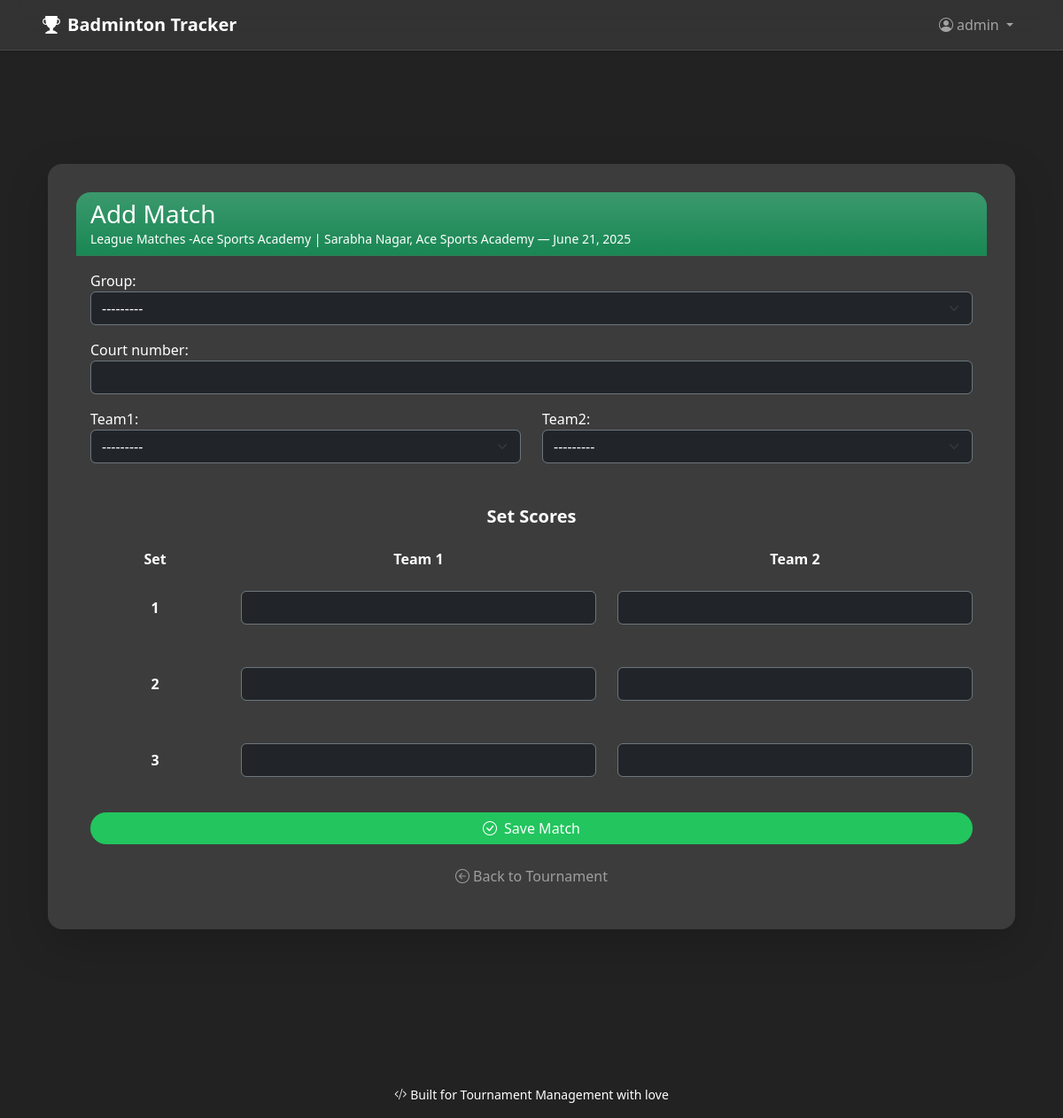
Screenshot of /badminton/tournament/3/match/add/ (signed in) with the database file from the repository.
### badminton/models.py (models this page shows, shortened)
class Tournament(models.Model):
    name = models.CharField(max_length=100)
    place = models.CharField(max_length=100)
    date = models.DateField()

### badminton/views.py (the view)
# urls.py: path('tournament/<int:tournament_id>/match/add/', views.add_match, name='add_match'),
@login_required
@user_passes_test(is_organiser_or_manager)
def add_match(request, tournament_id):
    tournament = get_object_or_404(Tournament, id=tournament_id)
    if request.method == 'POST':
        form = MatchForm(request.POST, tournament=tournament)
        if form.is_valid():
            match = form.save()
            update_points_table(match.group)
            return redirect('tournament_detail', tournament_id=tournament.id)
    else:
        form = MatchForm(tournament=tournament)
    return render(request, 'add_match.html', {'form': form, 'tournament': tournament})

### badminton/forms.py (shortened to what this page needs)
class MatchForm(forms.ModelForm):
    class Meta:
        model = Match
        fields = [
            'group', 'court_number',
            'team1', 'team2',
            'set1_team1', 'set1_team2',
            'set2_team1', 'set2_team2',
            'set3_team1', 'set3_team2'
        ]
    def __init__(self, *args, **kwargs):
        tournament = kwargs.pop('tournament', None)
        super().__init__(*args, **kwargs)
        if tournament:
            self.fields['group'].queryset = Group.objects.filter(tournament=tournament)
            self.fields['team1'].queryset = Team.objects.none()
            self.fields['team2'].queryset = Team.objects.none()
        for field in self.fields.values():
            field.widget.attrs.update({'class': 'form-control'})

### badminton/models.py (called while the page is built)
    def __str__(self):
        return f"Group {self.name} - {self.tournament.name}"

### badminton/views.py (called while the page is built)
def is_organiser(user):
    return user.is_superuser or user.groups.filter(name='Tournament Organisers').exists()

def is_organiser_or_manager(user):
    return is_organiser(user) or is_manager(user)

### badminton/templates/add_match.html (shortened to what this page needs)
{% extends 'base.html' %}
{% load static %}
{% load widget_tweaks %}
{% block content %}
<div class="container mt-5 mb-5">
  {% if perms.badminton.add_match %}
    <div class="card shadow-lg glass-card border-0 text-white rounded-4">
      <div class="card-header bg-success bg-gradient text-white text-start rounded-top-4">
        <h3 class="mb-0">
          Add Match
        </h3>
        <p class="mb-0 small">{{ tournament.name }} | {{ tournament.place }} — {{ tournament.date }}</p>
      </div>
      <div class="card-body">
        <form method="post" id="matchForm" novalidate>
          <div class="mb-3">
            {{ form.group.label_tag }}
            {{ form.group|add_class:"form-select bg-dark text-white border-secondary"|attr:"id:id_group" }}
          </div>
          <div class="mb-3">
            {{ form.court_number.label_tag }}
            {{ form.court_number|add_class:"form-control bg-dark text-white border-secondary" }}
          </div>
          <div class="row mb-4">
            <div class="col-md-6">
              {{ form.team1.label_tag }}
              {{ form.team1|add_class:"form-select bg-dark text-white border-secondary"|attr:"id:id_team1" }}
            </div>
            <div class="col-md-6">
              {{ form.team2.label_tag }}
              {{ form.team2|add_class:"form-select bg-dark text-white border-secondary"|attr:"id:id_team2" }}
            </div>
          </div>
          <div class="mt-5">
            <h5 class="text-center fw-bold mb-4">Set Scores</h5>
            <div class="row text-center fw-bold mb-2">
              <div class="col-2">Set</div>
              <div class="col-5" id="team1Name">Team 1</div>
              <div class="col-5" id="team2Name">Team 2</div>
            </div>
            {% for i in "123"|make_list %}
              <div class="row align-items-center mb-3 glass-subcard py-3 rounded-3">
                <div class="col-2 text-center"><strong>{{ i }}</strong></div>
                <div class="col-5">
                  {% if i == "1" %}{{ form.set1_team1|add_class:"form-control bg-dark text-white border-secondary" }}
                  {% elif i == "2" %}{{ form.set2_team1|add_class:"form-control bg-dark text-white border-secondary" }}
                  {% elif i == "3" %}{{ form.set3_team1|add_class:"form-control bg-dark text-white border-secondary" }}
                  {% endif %}
                </div>
                <div class="col-5">
                  {% if i == "1" %}{{ form.set1_team2|add_class:"form-control bg-dark text-white border-secondary" }}
                  {% elif i == "2" %}{{ form.set2_team2|add_class:"form-control bg-dark text-white border-secondary" }}
                  {% elif i == "3" %}{{ form.set3_team2|add_class:"form-control bg-dark text-white border-secondary" }}
                  {% endif %}
                </div>
              </div>
            {% endfor %}
          </div>
          <div class="d-grid mt-4">
            <button type="submit" class="btn btn-success btn-glow rounded-pill">
              <i class="bi bi-check-circle me-2"></i>Save Match
            </button>
          </div>
        </form>
        <div class="text-center mt-4">
          <a href="{% url 'tournament_detail' tournament.id %}" class="text-white-50 text-decoration-none">
            <i class="bi bi-arrow-left-circle me-1"></i>Back to Tournament
          </a>
        </div>
      </div>
    </div>
  {% else %}
    <div class="alert alert-danger text-center mt-4">
      <strong>Access Denied:</strong> You do not have permission to add matches.
    </div>
  {% endif %}
</div>
{% endblock %}

### badminton/templates/base.html (shortened to what this page needs)
{% load static %}
<!DOCTYPE html>
<html lang="en">
<head>
  <link href="https://cdn.jsdelivr.net/npm/bootstrap@5.3.3/dist/css/bootstrap.min.css" rel="stylesheet">
  <link rel="stylesheet" href="https://cdn.jsdelivr.net/npm/bootstrap-icons@1.10.5/font/bootstrap-icons.css">
  <link rel="stylesheet" href="{% static 'css/style.css' %}">
</head>
<body class="app-wrapper">
<nav class="navbar navbar-expand-lg navbar-dark shadow-sm sticky-top">
  <div class="container-fluid px-3 px-md-5">
    <a class="navbar-brand fw-bold" href="{% url 'tournament_list' %}">
      <i class="bi bi-trophy-fill me-2"></i>Badminton Tracker
    </a>
    <div class="collapse navbar-collapse mt-2 mt-lg-0" id="navbarContent">
      <ul class="navbar-nav ms-auto align-items-lg-center gap-2">
        {% if user.is_authenticated %}
        <li class="nav-item dropdown">
          <a class="nav-link dropdown-toggle" href="#" id="navbarDropdown" role="button"
             data-bs-toggle="dropdown" aria-expanded="false">
            <i class="bi bi-person-circle me-1"></i>{{ user.username }}
          </a>
        </li>
        {% else %}
        <li class="nav-item">
          <a class="nav-link" href="{% url 'login' %}">
            <i class="bi bi-box-arrow-in-right me-1"></i>Login
          </a>
        </li>
        {% endif %}
      </ul>
    </div>
  </div>
</nav>
<div class="container py-5">
  {% block content %}
  {% endblock %}
</div>
<footer class="text-center text-white mt-5 mb-3 small">
  <i class="bi bi-code-slash me-1"></i>Built for Tournament Management with love
</footer>
</body>
</html>

### badminton/static/css/style.css (style rules this page uses)
:root { --app-bg-color: 34,34,34; }
body { background: rgb(var(--app-bg-color)) !important; background-attachment: fixed; background-size: cover; color: white; font-family: 'Segoe UI', sans-serif; }
.btn-success { background-color: #22c55e !important; color: #fff !important; border: none; }
.btn-glow { transition: all 0.2s ease-in-out; box-shadow: none; transform: none; }
nav.navbar { background-color: rgba(255, 255, 255, 0.08); backdrop-filter: blur(12px); -webkit-backdrop-filter: blur(12px); border-bottom: 1px solid rgba(255, 255, 255, 0.1); box-shadow: 0 2px 10px rgba(0, 0, 0, 0.2); }
footer { color: #ddd; text-align: center; margin-top: 2rem; }
a, a:hover { color: #ffffff; text-decoration: none; }
.container { padding-top: 2rem; padding-bottom: 2rem; }
.glass-card { background: rgba(255, 255, 255, 0.12); border-radius: 20px; box-shadow: 0 8px 32px 0 rgba(0, 0, 0, 0.25); backdrop-filter: blur(10px); -webkit-backdrop-filter: blur(10px); border: 1px solid rgba(255, 255, 255, 0.2); padding: 2rem; color: #fff; position: relative; transition: transform 0.3s ease, border 0.3s ease, box-shadow 0.3s ease; }
select.form-select option { background-color: #2c3e50; color: white; }

### rows the page displays
Tournament: name "League Matches -Ace Sports Academy", place "Sarabha Nagar, Ace Sports Academy", date "June 21, 2025"

### other values shown
{{ user.username }} "admin"
{{ i }} "1" "2" "3"
